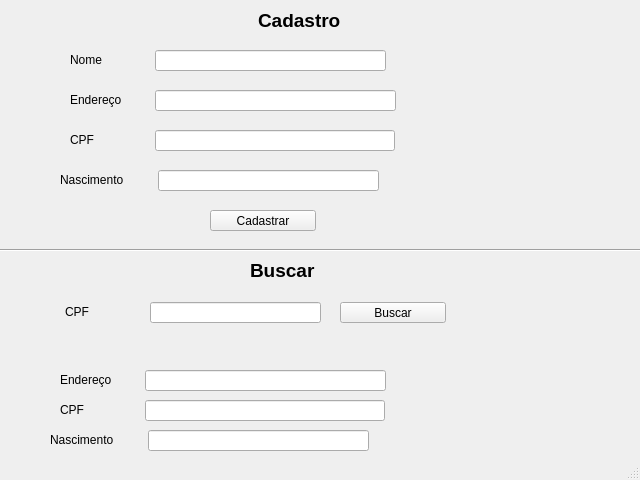
<?xml version="1.0" encoding="UTF-8"?>
<ui version="4.0">
 <class>MainWindow</class>
 <widget class="QMainWindow" name="MainWindow">
  <property name="geometry">
   <rect>
    <x>0</x>
    <y>0</y>
    <width>640</width>
    <height>480</height>
   </rect>
  </property>
  <property name="windowTitle">
   <string>MainWindow</string>
  </property>
  <widget class="QWidget" name="centralwidget">
   <widget class="QLabel" name="Cadastro">
    <property name="geometry">
     <rect>
      <x>258</x>
      <y>10</y>
      <width>91</width>
      <height>20</height>
     </rect>
    </property>
    <property name="maximumSize">
     <size>
      <width>91</width>
      <height>41</height>
     </size>
    </property>
    <property name="font">
     <font>
      <pointsize>14</pointsize>
      <weight>75</weight>
      <bold>true</bold>
     </font>
    </property>
    <property name="text">
     <string>Cadastro</string>
    </property>
   </widget>
   <widget class="QLineEdit" name="lineEdit">
    <property name="geometry">
     <rect>
      <x>155</x>
      <y>50</y>
      <width>231</width>
      <height>21</height>
     </rect>
    </property>
   </widget>
   <widget class="QLabel" name="label">
    <property name="geometry">
     <rect>
      <x>70</x>
      <y>50</y>
      <width>63</width>
      <height>20</height>
     </rect>
    </property>
    <property name="text">
     <string>Nome</string>
    </property>
   </widget>
   <widget class="QLineEdit" name="lineEdit_2">
    <property name="geometry">
     <rect>
      <x>155</x>
      <y>90</y>
      <width>241</width>
      <height>21</height>
     </rect>
    </property>
    <property name="text">
     <string/>
    </property>
   </widget>
   <widget class="QLabel" name="label_2">
    <property name="geometry">
     <rect>
      <x>70</x>
      <y>90</y>
      <width>63</width>
      <height>20</height>
     </rect>
    </property>
    <property name="text">
     <string>Endereço</string>
    </property>
   </widget>
   <widget class="QLineEdit" name="lineEdit_3">
    <property name="geometry">
     <rect>
      <x>155</x>
      <y>130</y>
      <width>240</width>
      <height>21</height>
     </rect>
    </property>
   </widget>
   <widget class="QLabel" name="label_3">
    <property name="geometry">
     <rect>
      <x>70</x>
      <y>130</y>
      <width>63</width>
      <height>20</height>
     </rect>
    </property>
    <property name="text">
     <string>CPF</string>
    </property>
   </widget>
   <widget class="QLineEdit" name="lineEdit_4">
    <property name="geometry">
     <rect>
      <x>158</x>
      <y>170</y>
      <width>221</width>
      <height>21</height>
     </rect>
    </property>
   </widget>
   <widget class="QLabel" name="label_4">
    <property name="geometry">
     <rect>
      <x>60</x>
      <y>170</y>
      <width>81</width>
      <height>20</height>
     </rect>
    </property>
    <property name="text">
     <string>Nascimento</string>
    </property>
   </widget>
   <widget class="QPushButton" name="pushButton">
    <property name="geometry">
     <rect>
      <x>210</x>
      <y>210</y>
      <width>106</width>
      <height>21</height>
     </rect>
    </property>
    <property name="text">
     <string>Cadastrar</string>
    </property>
   </widget>
   <widget class="QLabel" name="Buscar">
    <property name="geometry">
     <rect>
      <x>250</x>
      <y>260</y>
      <width>71</width>
      <height>20</height>
     </rect>
    </property>
    <property name="maximumSize">
     <size>
      <width>91</width>
      <height>41</height>
     </size>
    </property>
    <property name="font">
     <font>
      <pointsize>14</pointsize>
      <weight>75</weight>
      <bold>true</bold>
     </font>
    </property>
    <property name="text">
     <string>Buscar</string>
    </property>
   </widget>
   <widget class="Line" name="line">
    <property name="geometry">
     <rect>
      <x>-13</x>
      <y>240</y>
      <width>661</width>
      <height>20</height>
     </rect>
    </property>
    <property name="orientation">
     <enum>Qt::Horizontal</enum>
    </property>
   </widget>
   <widget class="QLabel" name="label_5">
    <property name="geometry">
     <rect>
      <x>65</x>
      <y>302</y>
      <width>63</width>
      <height>20</height>
     </rect>
    </property>
    <property name="text">
     <string>CPF</string>
    </property>
   </widget>
   <widget class="QLineEdit" name="lineEdit_5">
    <property name="geometry">
     <rect>
      <x>150</x>
      <y>302</y>
      <width>171</width>
      <height>21</height>
     </rect>
    </property>
   </widget>
   <widget class="QPushButton" name="pushButton_2">
    <property name="geometry">
     <rect>
      <x>340</x>
      <y>302</y>
      <width>106</width>
      <height>21</height>
     </rect>
    </property>
    <property name="text">
     <string>Buscar</string>
    </property>
   </widget>
   <widget class="QLabel" name="label_6">
    <property name="geometry">
     <rect>
      <x>60</x>
      <y>400</y>
      <width>63</width>
      <height>20</height>
     </rect>
    </property>
    <property name="text">
     <string>CPF</string>
    </property>
   </widget>
   <widget class="QLineEdit" name="lineEdit_6">
    <property name="geometry">
     <rect>
      <x>145</x>
      <y>370</y>
      <width>241</width>
      <height>21</height>
     </rect>
    </property>
    <property name="text">
     <string/>
    </property>
   </widget>
   <widget class="QLabel" name="label_7">
    <property name="geometry">
     <rect>
      <x>60</x>
      <y>370</y>
      <width>63</width>
      <height>20</height>
     </rect>
    </property>
    <property name="text">
     <string>Endereço</string>
    </property>
   </widget>
   <widget class="QLineEdit" name="lineEdit_7">
    <property name="geometry">
     <rect>
      <x>148</x>
      <y>430</y>
      <width>221</width>
      <height>21</height>
     </rect>
    </property>
   </widget>
   <widget class="QLineEdit" name="lineEdit_8">
    <property name="geometry">
     <rect>
      <x>145</x>
      <y>400</y>
      <width>240</width>
      <height>21</height>
     </rect>
    </property>
   </widget>
   <widget class="QLabel" name="label_8">
    <property name="geometry">
     <rect>
      <x>50</x>
      <y>430</y>
      <width>81</width>
      <height>20</height>
     </rect>
    </property>
    <property name="text">
     <string>Nascimento</string>
    </property>
   </widget>
  </widget>
  <widget class="QStatusBar" name="statusbar"/>
 </widget>
 <resources/>
 <connections/>
</ui>
